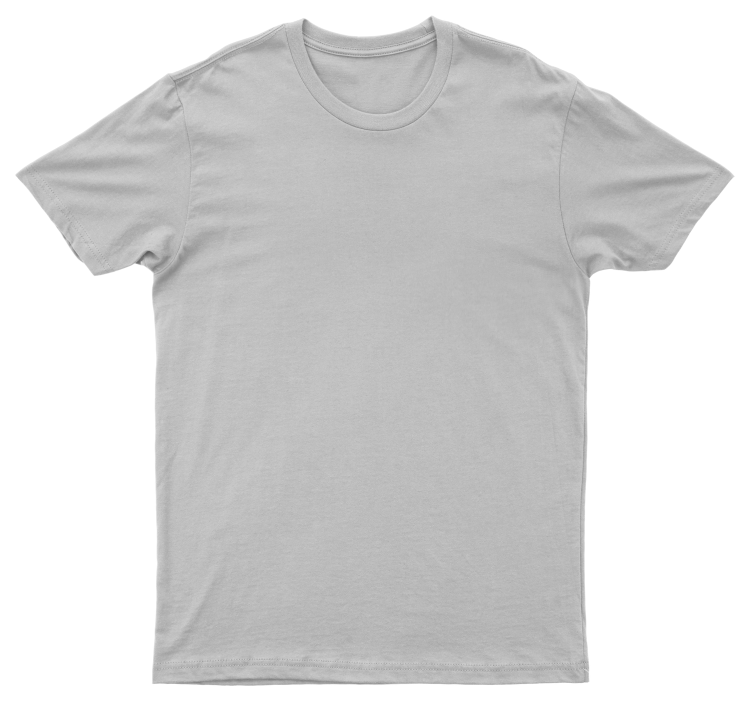
#> input picture site/studio/blanks/tee-front.png, 1500 x 1403 px (shown at 1/2 size); the run also reads 1 picture not shown here
$ python psd_blanks.py ../../site/studio/blanks/tee-front.png ../../site/studio/blanks/tee-back.png
#> lines starting #> are read from the running program, lines starting #| are printed output that depends on the picture
"""Studio photo blanks from the purchased S.i. Graphics PSD mockups.

The Studio's photo pipeline (site/studio/js/render/photo.js) wants one photo per
view of a WHITE garment on transparency; it derives colour, folds and the print
warp from that. The PSDs hold the same information in layers, so this rebuilds
the white garment from them:

  tee     the "T-shirt" group mask (silhouette), the "Darks" layer (black, 70%)
          and "Lights" (white, 20%) over a light grey base — exactly the
          template's own stack with the colour layers switched off.
          The pack is front only: the back is the front mirrored with the neck
          scoop filled with fabric from the chest and a back neck band drawn
          along the top edge.
  hoodie  the photographed hoodie is BLACK, so its luminance is normalised into
          shading and lightly smoothed (the washed fleece mottle would
          otherwise read as dirt once it is recoloured). Front only.
  oversized and polo (golf shirt) are DERIVED from the tee photo, so every
          garment shares one photograph's light and cloth: the oversized tee
          is the tee made boxy (wider, shorter); the golf shirt is the tee with
          a collar, stand, placket and buttons built from its own fabric and
          shading. Their print positions are measured here and written into
          manifest.json.

Usage:  python -I build/blanks/psd_blanks.py <tee.psd> <hoodie.psd>
Writes: site/studio/blanks/{tee,oversized,polo}-{front,back}.png, hoodie-front.png
Needs:  pip install psd-tools numpy pillow
"""
import json
import sys
from pathlib import Path

import numpy as np
from PIL import Image, ImageDraw, ImageFilter
from psd_tools import PSDImage

OUT = Path(__file__).resolve().parents[2] / "site/studio/blanks"
SIZE = 1500          # output square; photo.js works per pixel, so keep it modest
BASE = 210 / 255     # the light grey the shading sits on


# [22 lines left out: functions place, save, not called in this run]


def tee(path):
#> (the call stopped at in tee, `psd = PSDImage.open(path)`: psd_tools is not available in this run)
    psd = PSDImage.open(path)
    L = {l.name: l for l in psd.descendants()}
    W, H = psd.size
    m = L["T-shirt"].mask
    mask = np.zeros((H, W), np.float32)
    mi = np.asarray(m.topil()).astype(np.float32) / 255
    mask[m.bbox[1]:m.bbox[1] + mi.shape[0], m.bbox[0]:m.bbox[0] + mi.shape[1]] = mi
    darks = place(psd.size, L["Darks"])[..., 3] * (179 / 255)
    lights = place(psd.size, L["Lights"])[..., 3] * (51 / 255)
    v = BASE * (1 - darks)
    v = v * (1 - lights) + lights
    save(v, mask, "tee-front.png")

    # Back: fill the front neck scoop with fabric from lower down, then a band.
    yy, xx = np.mgrid[0:H, 0:W]
    r = np.sqrt(((xx - 995) / 262) ** 2 + ((yy - 100) / 372) ** 2)
    w = np.clip((1 - r) / 0.1, 0, 1)
    b = v * (1 - w) + np.roll(v, -470, axis=0) * w
    inside = mask > 0.5
    band = np.zeros_like(v); seam = np.zeros_like(v)
    for x in range(720, 1270):
        ys = np.nonzero(inside[:, x])[0]
        if len(ys):
            band[ys[0]:ys[0] + 24, x] = 1
            seam[ys[0] + 24:ys[0] + 27, x] = 1
    blur = lambda a, rad: np.asarray(Image.fromarray((a * 255).astype(np.uint8)).filter(ImageFilter.GaussianBlur(rad))) / 255
    b = b * (1 - 0.05 * blur(band, 3)) * (1 - 0.16 * blur(seam, 1))
    save(b[:, ::-1], mask[:, ::-1], "tee-back.png")


def hoodie(path):
#> (the call stopped at in hoodie, `psd = PSDImage.open(path)`: psd_tools is not available in this run)
    psd = PSDImage.open(path)
    L = {l.name: l for l in psd.descendants()}
    px = place(psd.size, L["Streetwear Hoodie"])
    lum = 0.2126 * px[..., 0] + 0.7152 * px[..., 1] + 0.0722 * px[..., 2]
    alpha = px[..., 3]
    # Frequency split: keep the broad folds (big blur) and the fine detail —
    # seams, rib, knit (photo minus a small blur) — and drop the middle band,
    # which is the acid-wash mottle of this particular hoodie.
    inside = alpha > 0.8
    l8 = np.clip(lum * 255, 0, 255)
    fill = np.where(inside, l8, np.median(l8[inside])).astype(np.uint8)   # edge must not pull folds dark
    blur = lambda r: np.asarray(Image.fromarray(fill).filter(ImageFilter.GaussianBlur(r)), np.float32)
    broad = blur(28)
    detail = fill.astype(np.float32) - blur(2.5)
    ref = np.percentile(broad[inside], 85)
    s = np.clip((broad + 0.9 * detail) / ref, 0, 1.25) ** 0.6
    save(BASE * s, alpha, "hoodie-front.png")


# ───────────────────────── derived from the tee ─────────────────────────
# Measured on tee-front/back.png: centre lines, front neckline bottom, back
# neck seam, and 863 px across the chest of an M (510 mm) → 1.692 px/mm.
TEE = {"chest_px": 863, "px_mm": 1.692, "front_cx": 742, "front_neck": 206, "back_cx": 757, "back_neck": 90}


def grey(name):
    a = np.asarray(Image.open(OUT / name)).astype(np.float32) / 255
    return a[..., 0].copy(), a[..., 3].copy()


def put(v, alpha, name):
    g = (np.clip(v, 0, 1) * 255).astype(np.uint8)
    Image.fromarray(np.dstack([g, g, g, (np.clip(alpha, 0, 1) * 255).astype(np.uint8)]), "RGBA").save(OUT / name, optimize=True)
    print(name, v.shape[::-1])


def oversized():
    """Boxy: 20 % wider and 6 % shorter, about the centre line."""
    SX, SY = 1.2, 0.94
    at = {}
    for view in ("front", "back"):
        im = Image.open(OUT / f"tee-{view}.png")
#> im is the input picture: PIL image 1500x1403 RGBA; mean R, G, B, A 111.7, 111.7, 111.7, 150.8
        cx = TEE[f"{view}_cx"]
        W, H = round(im.width * SX) + 40, round(im.height * SY) + 20
        ox = W / 2 - cx * SX
        im.transform((W, H), Image.AFFINE, (1 / SX, 0, -ox / SX, 0, 1 / SY, 0), resample=Image.BICUBIC) \
          .save(OUT / f"oversized-{view}.png", optimize=True)
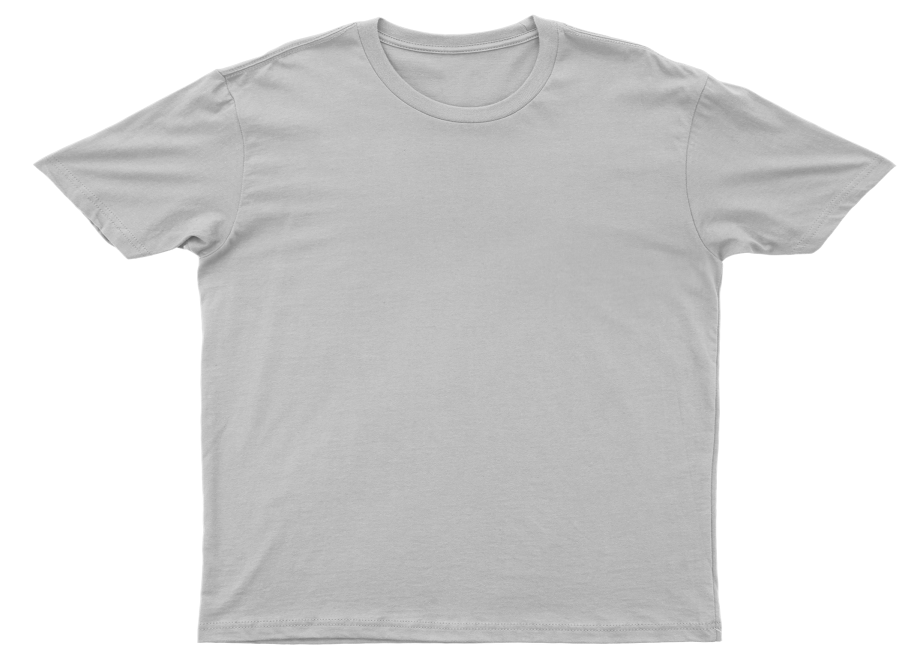
#> saved as oversized-front.png: PIL image 1840x1339 RGBA (shown at 1/2 size); mean R, G, B, A 107.1, 107.1, 107.1, 145.3; transparent parts drawn white
        at[view] = (W / 2, TEE[f"{view}_neck"] * SY)
        print(f"oversized-{view}.png", (W, H))
#| oversized-front.png (1840, 1339)
#> pass 2 of the loop in oversized, `for view in ("front", "back"):`:
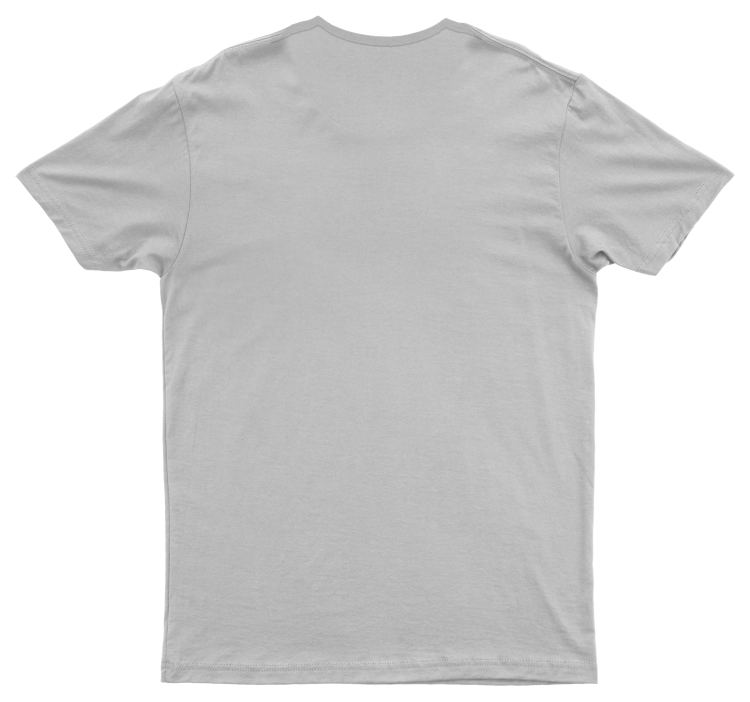
#> input picture site/studio/blanks/tee-back.png, 1500 x 1403 px (shown at 1/2 size)
#> in oversized, im is the input picture: PIL image 1500x1403 RGBA; mean R, G, B, A 111.8, 111.8, 111.8, 150.8
#> in oversized, `im.transform((W, H), Image.AFFINE, (1 / SX, 0, -ox / SX, 0, 1 / SY, 0)..`:
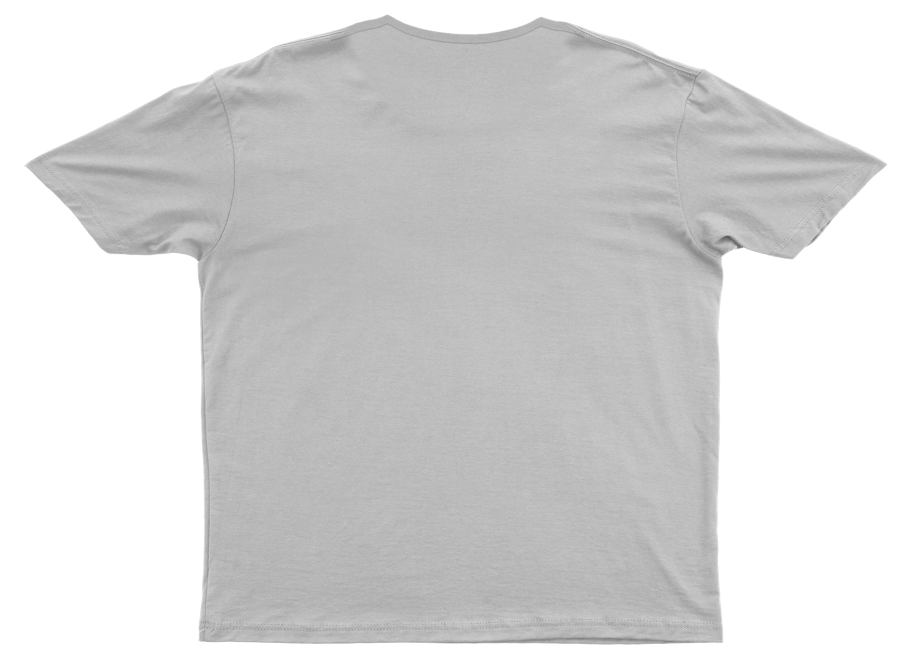
#> saved as oversized-back.png: PIL image 1840x1339 RGBA (shown at 1/2 size); mean R, G, B, A 107.2, 107.2, 107.2, 145.3; transparent parts drawn white
#| oversized-back.png (1840, 1339)
    k = round(TEE["chest_px"] * SX / 600, 3)          # an M oversized is 600 mm across
    (fx, fn), (bx, bn) = at["front"], at["back"]
    return {
        "oversized/front": {"src": "oversized-front.png", "chestMm": 600, "pxPerMm": k, "areas": {
            "front": {"cx": round(fx), "cy": round(fn + (75 + 200) * k)},
            "chest-left": {"cx": round(fx + 115 * k), "cy": round(fn + (50 + 47.5) * k)}}},
        "oversized/back": {"src": "oversized-back.png", "chestMm": 600, "pxPerMm": k, "areas": {
            "back": {"cx": round(bx), "cy": round(bn + (90 + 225) * k)},
            "neck": {"cx": round(bx), "cy": round(bn + 30 * k)}}},
    }


SS = 4  # supersampling for the drawn parts' edges

def _bez(p0, p1, p2, p3, n=48):
    t = np.linspace(0, 1, n)[:, None]
    p = [np.array(q, float) for q in (p0, p1, p2, p3)]
    return [tuple(x) for x in ((1 - t) ** 3 * p[0] + 3 * (1 - t) ** 2 * t * p[1] + 3 * (1 - t) * t ** 2 * p[2] + t ** 3 * p[3])]


def _mask(shape, polys):
    H, W = shape
    m = Image.new("L", (W * SS, H * SS), 0)
    d = ImageDraw.Draw(m)
    for poly in polys:
        d.polygon([(x * SS, y * SS) for x, y in poly], fill=255)
    return np.asarray(m.resize((W, H), Image.LANCZOS)).astype(np.float32) / 255


def _blur(m, r):
    return np.asarray(Image.fromarray((np.clip(m, 0, 1) * 255).astype(np.uint8)).filter(ImageFilter.GaussianBlur(r))).astype(np.float32) / 255


def polo():
    """A golf shirt from the tee photo: collar, stand, placket, buttons, at real
    sizes (1.692 px/mm): 30 mm placket 140 mm long, 11 mm buttons, ~70 mm points."""
    # The front starts from the tee BACK (neck scoop already filled), mirrored back.
    v, A = grey("tee-back.png")
#> in grey, `a = np.asarray(Image.open(OUT / name)).astype(np.float32) / 255`:
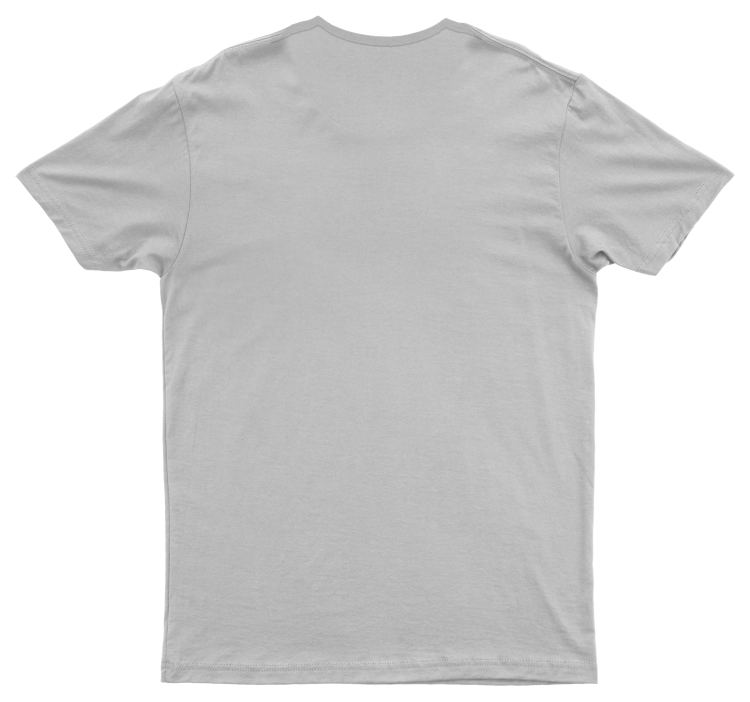
#> a: shape (1403, 1500, 4) float32 (shown at 1/2 size); mean R, G, B, A 0.439, 0.439, 0.439, 0.591; transparent parts drawn white
    v, A = v[:, ::-1].copy(), A[:, ::-1].copy()
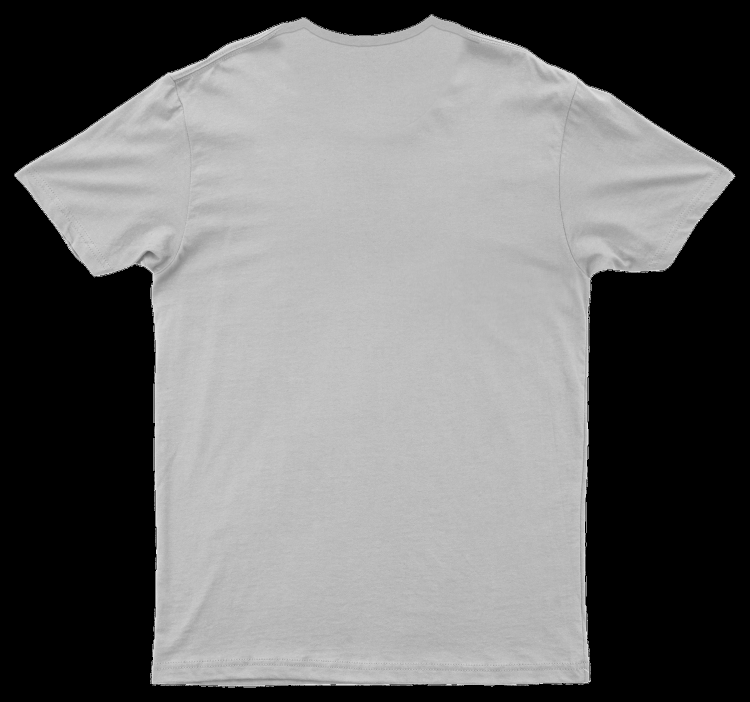
#> v: shape (1403, 1500) float32 (shown at 1/2 size); min 0, max 1, mean 0.438
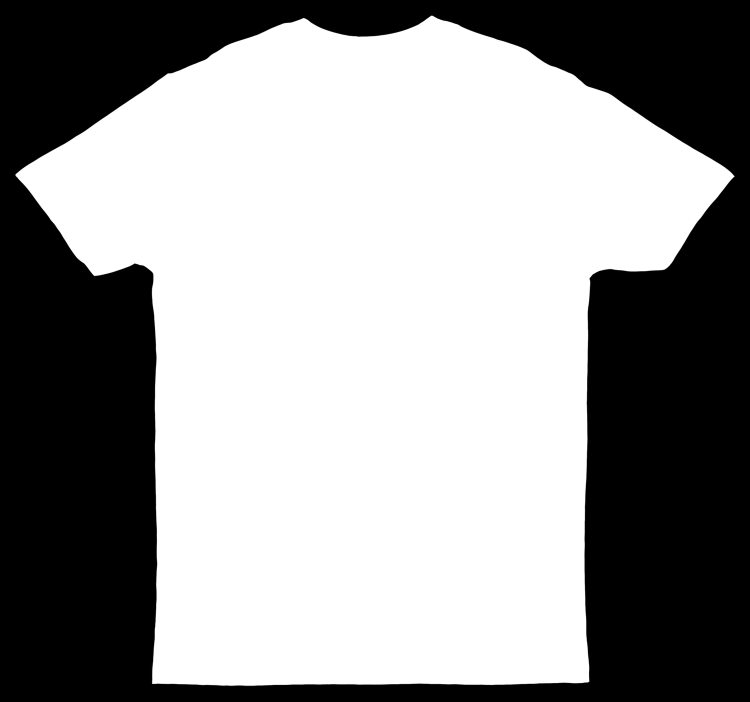
#> A: shape (1403, 1500) float32 (shown at 1/2 size); min 0, max 1, mean 0.591
    H, W = v.shape
    cx, T = W - 1 - TEE["back_cx"], 62
    yy, xx = np.mgrid[0:H, 0:W]
    fab = np.roll(v, -380, axis=0)                 # plain chest fabric for the new parts
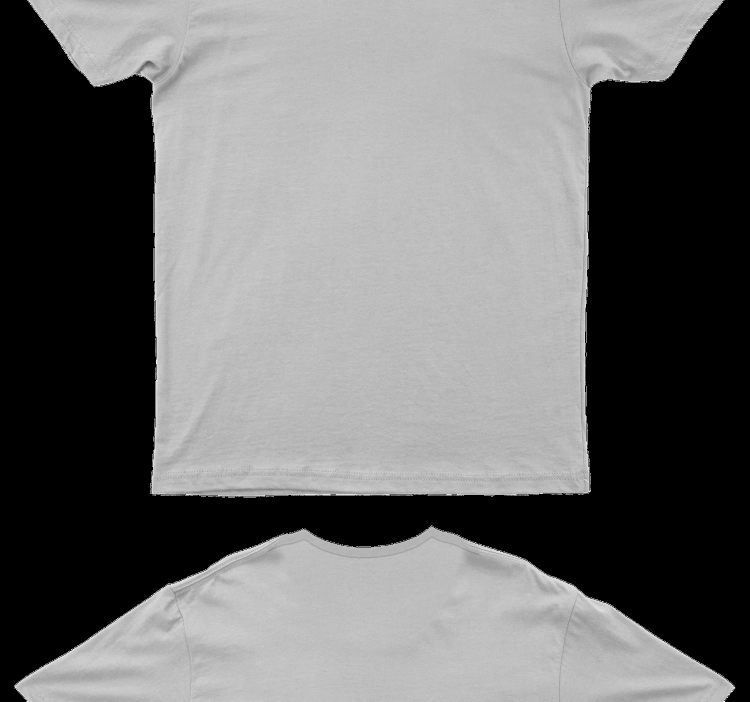
#> fab: shape (1403, 1500) float32 (shown at 1/2 size); min 0, max 1, mean 0.438
    X = lambda s, x: cx + s * x
    M = lambda polys: _mask(v.shape, polys)
    bar = lambda x0, y0, x1, y1: M([[(x0, y0), (x1, y0), (x1, y1), (x0, y1)]])
    fold = lambda s: _bez((X(s, 148), T + 8), (X(s, 120), T + 40), (X(s, 45), T + 80), (X(s, 14), T + 112))
    back_arc = _bez((X(1, 148), T + 8), (X(1, 90), T - 2), (X(-1, 90), T - 2), (X(-1, 148), T + 8))
    stand = M([_bez((X(-1, 150), T + 8), (X(-1, 90), T - 26), (X(1, 90), T - 26), (X(1, 150), T + 8)) +
               _bez((X(1, 150), T + 8), (X(1, 90), T - 2), (X(-1, 90), T - 2), (X(-1, 150), T + 8))])
#> in _mask, `return np.asarray(m.resize((W, H), Image.LANCZOS)).astype(np.float32) ..`:
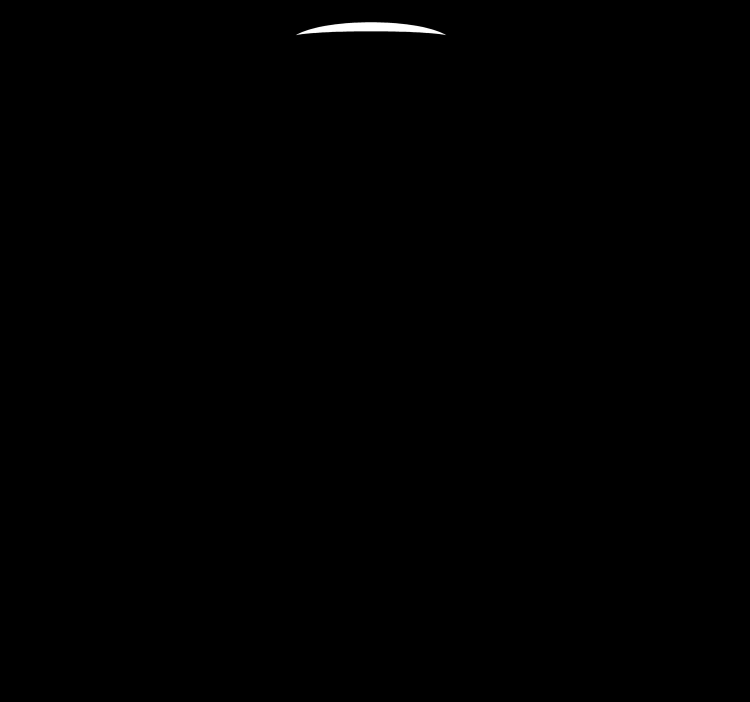
#> returned value: shape (1403, 1500) float32 (shown at 1/2 size); min 0, max 1, mean 0.00186
    opening = M([fold(-1) + fold(1)[::-1] + back_arc])

    def leaf(s):
        return (fold(s) + _bez((X(s, 14), T + 112), (X(s, 40), T + 130), (X(s, 80), T + 150), (X(s, 104), T + 170)) +
                _bez((X(s, 104), T + 170), (X(s, 150), T + 120), (X(s, 190), T + 70), (X(s, 186), T + 36)) +
                _bez((X(s, 186), T + 36), (X(s, 178), T + 18), (X(s, 162), T + 8), (X(s, 148), T + 8)))
    LV = np.clip(M([leaf(-1)]) + M([leaf(1)]), 0, 1)
    pw, p0, p1 = 26, T + 108, T + 345

    depth = np.clip((yy - T) / 110, 0, 1)
    v = v * (1 - opening) + opening * fab * (0.70 - 0.12 * depth)        # inside of the collar
    v = v * (1 - stand) + stand * fab * 0.97
    stitch = np.clip(bar(cx - pw + 4.2, p0, cx - pw + 5.8, p1 - 5) + bar(cx + pw - 5.8, p0, cx + pw - 4.2, p1 - 5)
                     + bar(cx - pw + 5, p1 - 6, cx + pw - 5, p1 - 4.5), 0, 1)
    edge = np.clip(bar(cx + pw - 1.2, p0, cx + pw + 1.2, p1) + bar(cx - pw - 0.8, p0, cx - pw + 0.8, p1)
                   + bar(cx - pw, p1 - 1, cx + pw, p1 + 1.5), 0, 1)
    v = v * (1 - 0.13 * _blur(stitch, 0.5)) * (1 - 0.20 * _blur(edge, 1.0))
    v = v * (1 - 0.08 * _blur(bar(cx + pw + 0.5, p0, cx + pw + 5.5, p1), 3))   # placket overlap
    v = v * (1 - 0.32 * np.roll(_blur(LV, 7), 8, axis=0) * (1 - LV))         # collar shadow
    v = v * (1 - LV) + LV * fab * (1.03 - 0.09 * np.clip((yy - T) / 170, 0, 1))
    v = v * (1 - 0.28 * np.clip((_blur(LV, 1.3) - LV) * 2.2, 0, 1))          # hairline round the points
    v = v * (1 - 0.10 * np.clip((LV - _blur(LV, 2.2)) * 2.5, 0, 1))          # rolled edge
    v = np.where(LV > 0.5, v * (0.985 + 0.015 * np.sin(yy * 1.9)), v)        # knit rib
    for by in (T + 158, T + 228, T + 298):
        r = np.sqrt((xx - cx) ** 2 + (yy - by) ** 2)
        btn = np.clip(9.5 - r, 0, 1)
        v = v * (1 - 0.28 * np.clip(10.5 - np.sqrt((xx - cx - 1) ** 2 + (yy - by - 2) ** 2), 0, 1) * (1 - btn))
        v = v * (1 - btn) + btn * fab * (0.97 + 0.06 * np.clip((by - yy) / 9, -1, 1))
        v = v * (1 - 0.22 * np.clip(1 - np.abs(r - 8) / 1.3, 0, 1) * btn)
        for dx, dy in ((-2.6, -2.6), (2.6, -2.6), (-2.6, 2.6), (2.6, 2.6)):
            v = v * (1 - 0.5 * np.clip(1.3 - np.sqrt((xx - cx - dx) ** 2 + (yy - by - dy) ** 2), 0, 1))
    put(v, A, "polo-front.png")
#> in put, `Image.fromarray(np.dstack([g, g, g, (np.clip(alpha, 0, 1) * 255).astyp..`:
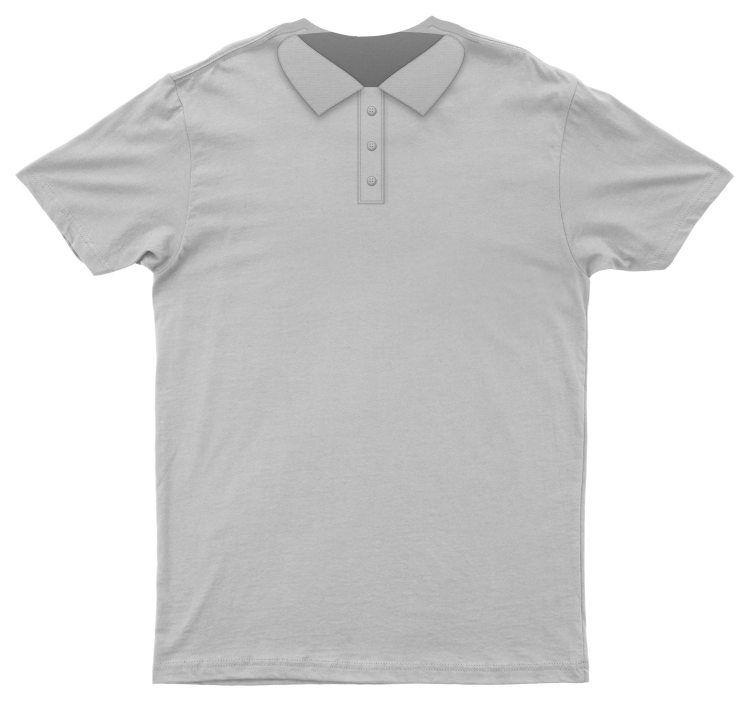
#> saved as polo-front.png: PIL image 1500x1403 RGBA (shown at 1/2 size); mean R, G, B, A 111.3, 111.3, 111.3, 150.8; transparent parts drawn white

    # Back: the collar folded down over the back neck — a band, shadow under it.
    v, A = grey("tee-back.png")
    H, W = v.shape
    bx = TEE["back_cx"]
    fab = np.roll(v, -380, axis=0)
    inside = A > 0.5
    xs = [x for x in range(bx - 200, bx + 201) if inside[:, x].any()]
    top = {x: int(np.nonzero(inside[:, x])[0][0]) for x in xs}
    upper = [(x, top[x] - 4) for x in xs]
    lower = [(x, top[x] + 62 + 10 * (1 - ((x - bx) / 200) ** 2)) for x in reversed(xs)]
    band = _mask(v.shape, [upper + lower])
    yy = np.mgrid[0:H, 0:W][0]
    v = v * (1 - 0.30 * np.roll(_blur(band, 7), 9, axis=0) * (1 - band))
    v = v * (1 - band) + band * fab * 1.02
    v = v * (1 - 0.26 * np.clip((_blur(band, 1.3) - band) * 2.2, 0, 1))
    v = v * (1 - 0.10 * np.clip((band - _blur(band, 2.2)) * 2.5, 0, 1))
    v = np.where(band > 0.5, v * (0.985 + 0.015 * np.sin(yy * 1.9)), v)
    put(v, np.maximum(A, band), "polo-back.png")

    k, chest = TEE["px_mm"], round(TEE["chest_px"] / 520, 3)       # an M golf shirt is 520 mm across
    below_points = T + 170
    return {
        "polo/front": {"src": "polo-front.png", "chestMm": 520, "pxPerMm": chest, "areas": {
            "chest-left": {"cx": round(cx + 105 * k), "cy": round(below_points + (25 + 40) * k)},
            "chest-right": {"cx": round(cx - 105 * k), "cy": round(below_points + (25 + 40) * k)},
            "sleeve-right": {"cx": 165, "cy": 300, "rot": 20}}},
        "polo/back": {"src": "polo-back.png", "chestMm": 520, "pxPerMm": chest, "areas": {
            "back": {"cx": bx, "cy": round(TEE["back_neck"] + 50 + (80 + 150) * k)}}},
    }


if __name__ == "__main__":
    OUT.mkdir(parents=True, exist_ok=True)
    tee(sys.argv[1])
    hoodie(sys.argv[2])
#> (the run stopped early here; a loop or call above may not have finished)
